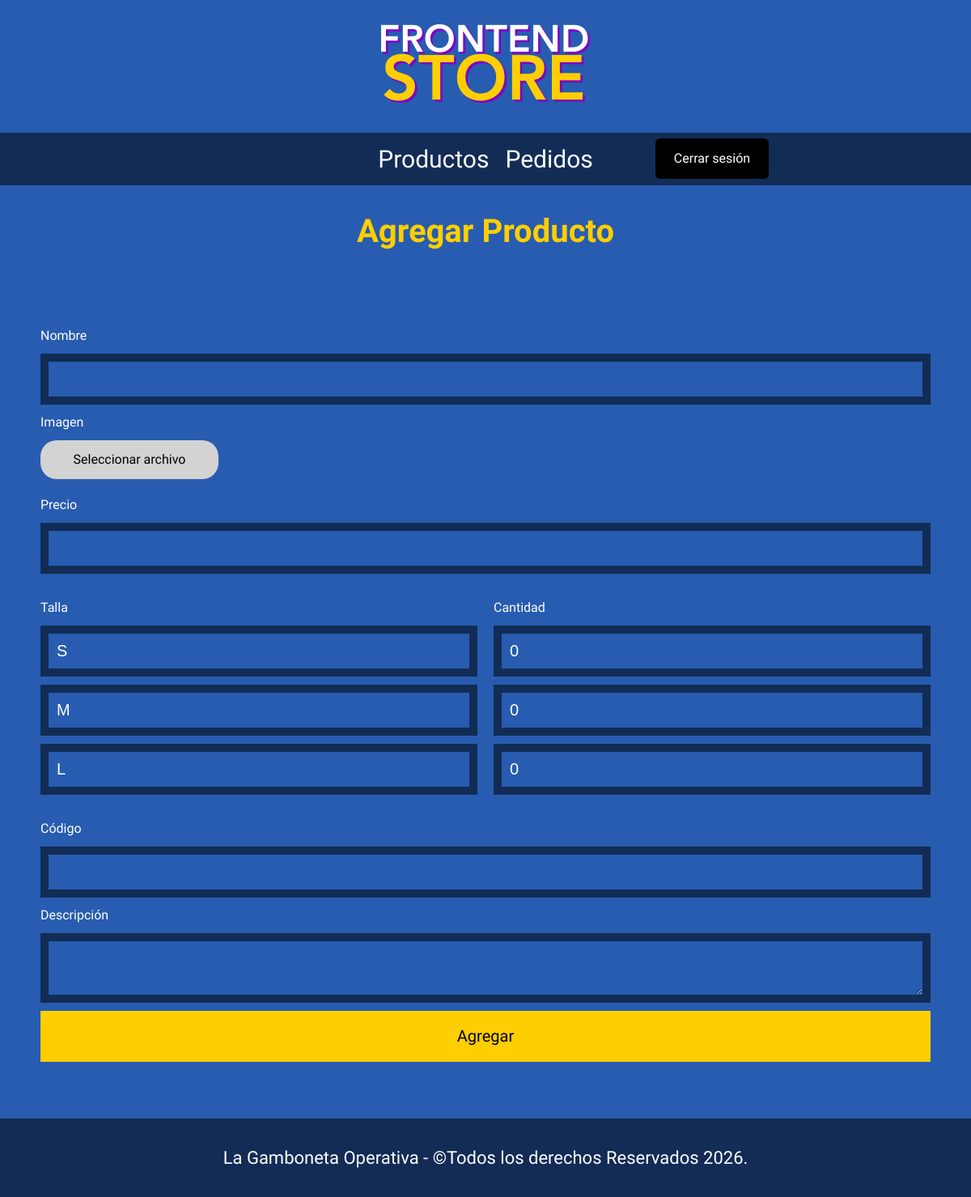
Screenshot of /admin/agregar_producto (signed in) with the database file from the repository.
### tables this page shows
CREATE TABLE tallas (
	id_talla INTEGER PRIMARY KEY,
	talla TEXT NOT NULL
);

### app.py (the view, shortened to what this page needs)
@app.route("/admin/agregar_producto", methods=["GET", "POST"])
def agregar_producto():
    tallas = Productos.obtener_tallas()
    return render_template("admin/agregar_producto.html", tallas=tallas)

### app.py (called while the page is built)
@app.before_request
def verificar_sesion():
    if request.path.startswith('/admin') and 'admin' not in session:
        flash('No intentes burlar al sistema', 'danger')
        return redirect(url_for('login'))

### database/db.py (called while the page is built)
def conectarDB():
    try:
      db = sqlite3.connect(DB_URL)
      db.row_factory = sqlite3.Row
      print("Conexión exitosa")
      return db
    except:
      print("Error")

### models/Productos.py (called while the page is built)
    @staticmethod
    def obtener_tallas():
        db = conectarDB()
        cursor = db.cursor()
        cursor.execute("SELECT id_talla, talla FROM tallas")
        tallas = cursor.fetchall()
        db.close()
        return tallas

### templates/admin/agregar_producto.html (shortened to what this page needs)
{% extends "base.html" %}
{% block contenido %}
    <h1>Agregar Producto</h1>
    <form class="formulario-producto" method="POST" enctype="multipart/form-data">
        <label for="nombre">Nombre</label>
        <input class="formulario__campo" type="text" name="nombre" id="nombre">
        <label>Imagen</label>
        <div class="contenedor-imagen">
            <label for="imagen">Seleccionar archivo</label>
        </div>
        <label for="precio">Precio</label>
        <input class="formulario__campo" type="number" name="precio" id="precio" step="0.01">
        <div class="seccion-tallas">
            <div class="encabezado-tallas">
                <span class="label-mini">Talla</span>
                <span class="label-mini">Cantidad</span>
            </div>
            {% for t in tallas %}
            <div class="fila-talla">
                <input type="text" class="formulario__campo" value="{{ t[1] }}" readonly>
                <input class="formulario__campo" type="number" name="cantidad[]" placeholder="0" min="0">
            </div>
            {% endfor %}
        </div>
        <label for="codigo">Código</label>
        <input class="formulario__campo" type="text" name="codigo" id="codigo">
        <label for="descripcion">Descripción</label>
        <textarea class="formulario__campo" name="descripcion" id="descripcion"></textarea>
        <button class="formulario__submit" type="submit">Agregar</button>
    </form>
{% endblock %}

### static/css/style.css (style rules this page uses)
:root { --primario: #275cb0; --primarioMedioOscuro: #1f498d; --primarioOscuro: #122c56; --secundario: #ffce00; --secundarioOscuro: rgb(224, 180, 2); --naranja: #ff8000; --naranjaOscuro: #bf6000; --rojo: #c61f1f; --rojoOscuro: #9b1515; --blanco: #fff; --negro: #000; --fuentePrincipal: "Staatliches", sans-serif; }
html { box-sizing: border-box; font-size: 62.5%; }
*, *:before, *:after { box-sizing: inherit; }
body { background-color: var(--primario); font-size: 1.6rem; line-height: 1.5; }
h1,h2,h3 { text-align: center; color: var(--secundario); font-family: var(--fuentePrincipal); }
h1 { font-size: 4rem; }
.formulario__campo { border: 1rem solid var(--primarioOscuro); background-color: transparent; color: var(--blanco); font-size: 2rem; font-family: Arial, Helvetica, sans-serif; padding: 1rem; appearance: none; }
.formulario__campo::placeholder { color: var(--blanco); }
.formulario__submit { background-color: var(--secundario); border: none; font-size: 2rem; font-family: var(--fuentePrincipal); padding: 2rem; transition: background-color 0.3s ease; grid-column: 1 / 3; }
.formulario-producto { display: flex; flex-direction: column; gap: 1rem; padding: 5rem; border-radius: 2rem; }
label { display: flex; color: var(--blanco); font-family: var(--fuentePrincipal); }
label[for="imagen"] { display: flex; align-items: center; justify-content: center; padding: 1.2rem 1rem; border-radius: 2rem; width: 20%; background-color: lightgray; color: var(--negro); cursor: pointer; }
.contenedor-imagen { display: flex; align-items: center; gap: 2rem; margin-bottom: 1rem; color: var(--blanco); }
.seccion-tallas { margin: 2rem 0; display: flex; flex-direction: column; gap: 10px; }
.encabezado-tallas, .fila-talla { display: grid; grid-template-columns: 1fr 1fr; gap: 2rem; align-items: center; }
.label-mini { font-family: var(--fuentePrincipal); color: var(--blanco); }

### rows the page displays
tallas: talla "S"
tallas: talla "M"
tallas: talla "L"
